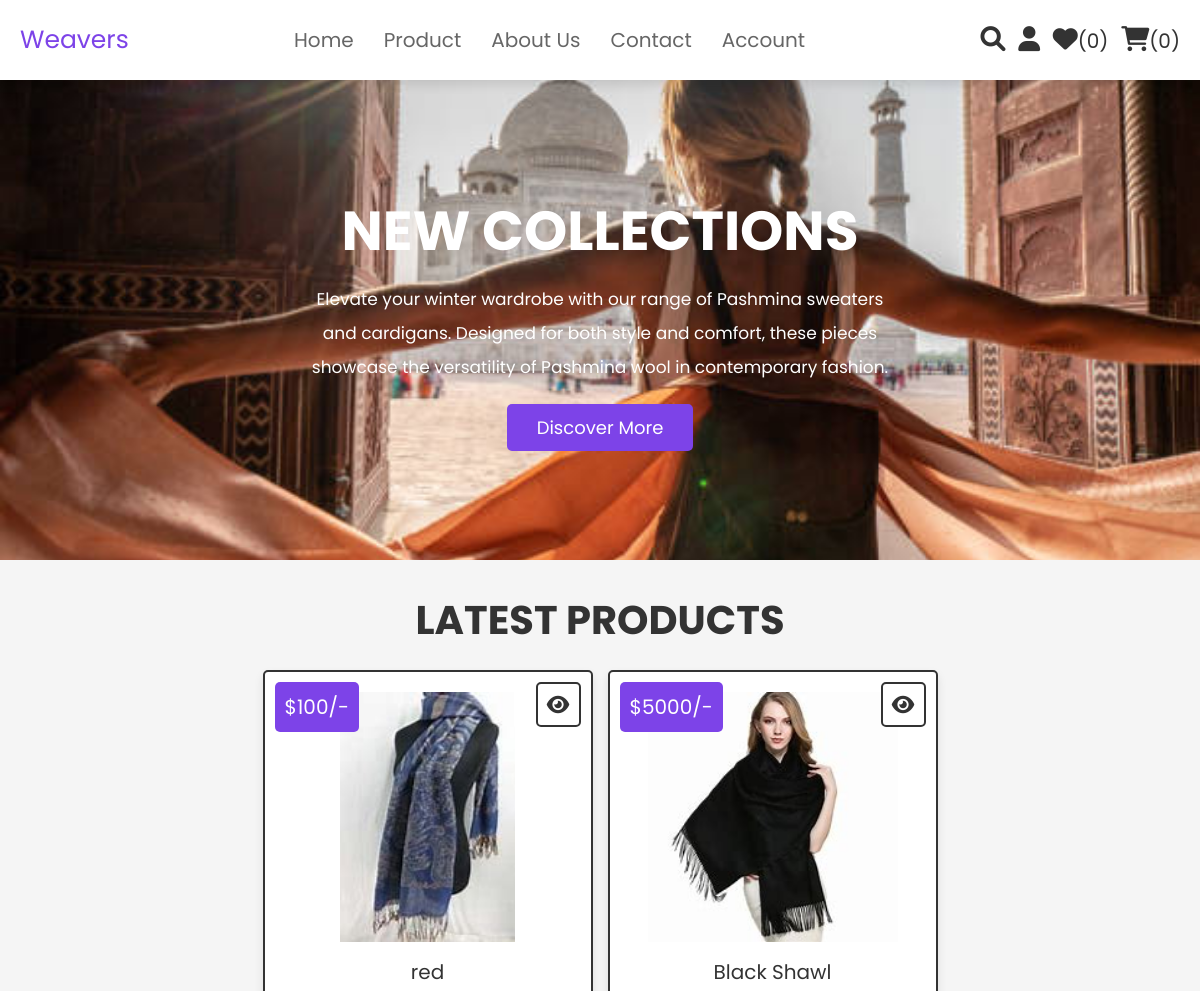
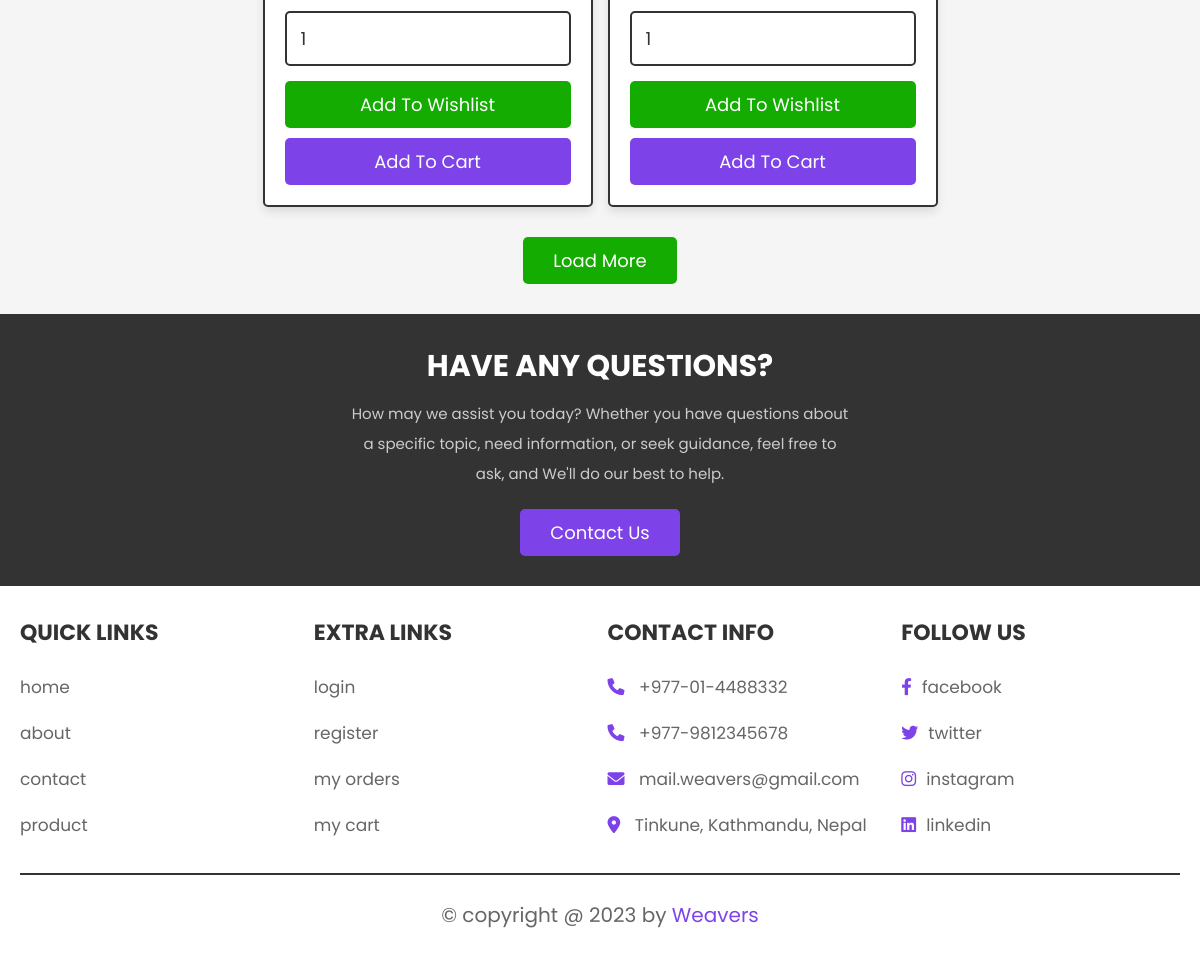
The app's page /home.php with its own data (2 pictures, top to bottom).
### tables this page shows
CREATE TABLE `products` (
  `id` int(100) NOT NULL,
  `name` varchar(100) NOT NULL,
  `details` varchar(500) NOT NULL,
  `price` int(100) NOT NULL,
  `image` varchar(100) NOT NULL
);

### home.php (the view, shortened to what this page needs)
<?php
@include 'config.php';
$user_id = isset($_SESSION['user_id']) ? $_SESSION['user_id'] : null;
?>
<!DOCTYPE html>
<html lang="en">
<head>
   <link rel="stylesheet" href="https://cdnjs.cloudflare.com/ajax/libs/font-awesome/6.0.0/css/all.min.css">
   <link rel="stylesheet" href="css/style.css">
</head>
<body>
   <?php @include 'header.php'; ?>
   <section class="home">
      <div class="content">
         <h3>new collections</h3>
         <p>Elevate your winter wardrobe with our range of Pashmina sweaters and cardigans. Designed for both style and comfort, these pieces showcase the versatility of Pashmina wool in contemporary fashion.</p>
         <a href="product.php" class="btn">discover more</a>
      </div>
   </section>
   <section class="products">
      <h1 class="title">latest products</h1>
      <div class="box-container">
         <?php
         $select_products = mysqli_query($conn, "SELECT * FROM `products` order by RAND() LIMIT 6") or die('query failed');
         if (mysqli_num_rows($select_products) > 0) {
            while ($fetch_products = mysqli_fetch_assoc($select_products)) {
         ?>
               <form action="" method="POST" class="box">
                  <a href="view_page.php?pid=<?php echo $fetch_products['id']; ?>" class="fas fa-eye"></a>
                  <div class="price">$<?php echo $fetch_products['price']; ?>/-</div>
                  <img src="uploaded_img/<?php echo $fetch_products['image']; ?>" alt="" class="image">
                  <div class="name"><?php echo $fetch_products['name']; ?></div>
                  <input type="number" name="product_quantity" value="1" min="0" class="qty">
                  <input type="submit" value="add to wishlist" name="add_to_wishlist" class="option-btn">
                  <input type="submit" value="add to cart" name="add_to_cart" class="btn">
               </form>
         <?php
            }
         } else {
            echo '<p class="empty">no products added yet!</p>';
         }
         ?>
      </div>
      <div class="more-btn">
         <a href="product.php" class="option-btn">load more</a>
      </div>
   </section>
   <section class="home-contact">
      <div class="content">
         <h3>have any questions?</h3>
         <p>
            How may we assist you today? Whether you have questions about a specific topic, need information, or seek guidance, feel free to ask, and We'll do our best to help.
         </p>
         <a href="contact.php" class="btn">contact us</a>
      </div>
   </section>
   <?php @include 'footer.php'; ?>
</body>
</html>

### header.php (shortened to what this page needs)
<header class="header">
    <div class="flex">
        <a href="home.php" class="logo">Weavers</a>
        <nav class="navbar">
            <ul>
                <li><a href="home.php">home</a></li>
                <li><a href="product.php">Product</a></li>
                <li><a href="about.php">About Us</a></li>
                <li><a href="contact.php">Contact</a></li>
                <li>
                    <a href="#">Account</a>
                </li>
            </ul>
        </nav>
        <div class="icons">
            <a href="search_page.php" class="fas fa-search"></a>
            <div id="user-btn" class="fas fa-user"></div>
            <?php
            $select_wishlist_count = mysqli_query($conn, "SELECT * FROM `wishlist` WHERE user_id = '$user_id'") or die('query failed');
            $wishlist_num_rows = mysqli_num_rows($select_wishlist_count);
            ?>
            <a href="wishlist.php"><i class="fas fa-heart"></i><span>(<?php echo $wishlist_num_rows; ?>)</span></a>
            <?php
            $select_cart_count = mysqli_query($conn, "SELECT * FROM `cart` WHERE user_id = '$user_id'") or die('query failed');
            $cart_num_rows = mysqli_num_rows($select_cart_count);
            ?>
            <a href="cart.php"><i class="fas fa-shopping-cart"></i><span>(<?php echo $cart_num_rows; ?>)</span></a>
        </div>
    </div>
</header>

### footer.php
<section class="footer">
    <div class="box-container">
        <div class="box">
            <h3>quick links</h3>
            <a href="home.php">home</a>
            <a href="about.php">about</a>
            <a href="contact.php">contact</a>
            <a href="product.php">product</a>
        </div>
        <div class="box">
            <h3>extra links</h3>
            <a href="login.php">login</a>
            <a href="register.php">register</a>
            <a href="orders.php">my orders</a>
            <a href="cart.php">my cart</a>
        </div>
        <div class="box">
            <h3>contact info</h3>
            <p> <i class="fas fa-phone"></i> +977-01-4488332 </p>
            <p> <i class="fas fa-phone"></i> +977-9812345678 </p>
            <p> <i class="fas fa-envelope"></i> mail.weavers@gmail.com </p>
            <p> <i class="fas fa-map-marker-alt"></i> Tinkune, Kathmandu, Nepal </p>
        </div>
        <div class="box">
            <h3>follow us</h3>
            <a href="#"><i class="fab fa-facebook-f"></i>facebook</a>
            <a href="#"><i class="fab fa-twitter"></i>twitter</a>
            <a href="#"><i class="fab fa-instagram"></i>instagram</a>
            <a href="#"><i class="fab fa-linkedin"></i>linkedin</a>
        </div>
    </div>
    <div class="credit">&copy; copyright @ <?php echo date('Y'); ?> by <span>Weavers</span> </div>
</section>

### records on screen
products: price "100", image (picture), name "red"
products: price "5000", image (picture), name "Black Shawl"

### other values on screen
$wishlist_num_rows "0"
$cart_num_rows "0"
